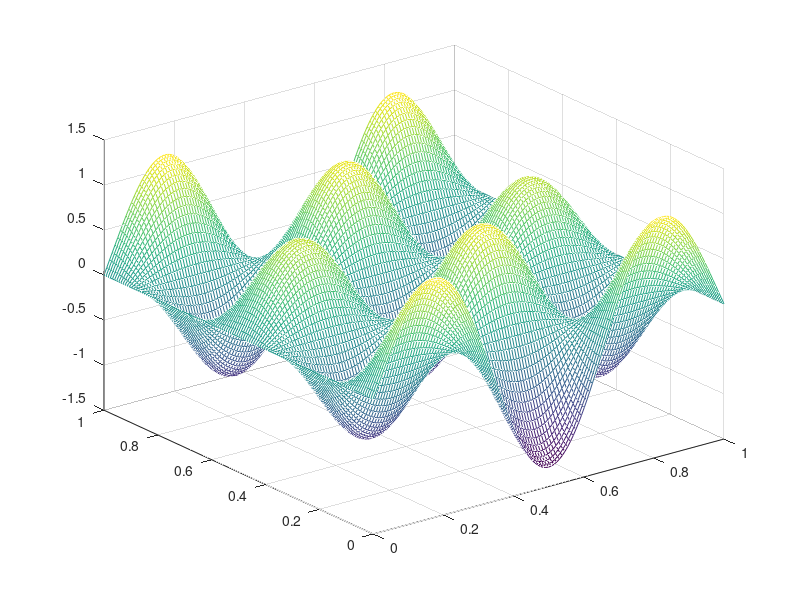
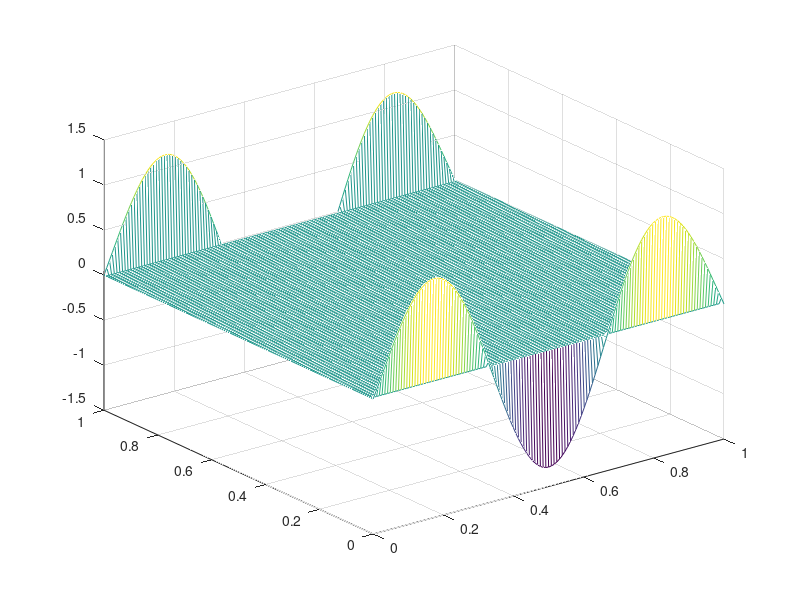
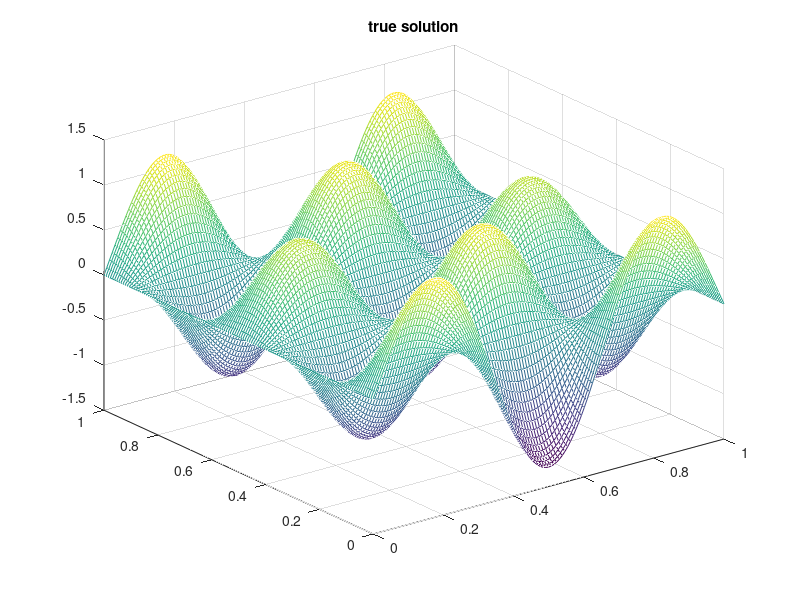

These charts were generated, in order, by the following MATLAB code: (Note: this script raises an error after producing the figures.)
%%Homework 3: Problem 1, solving -w`_xx - w_yy = rhs with two sets of boundary
%%conditions

n = 2^7; 
h = 1/n; 
v_cycle = 15; %how many vcycles?

%Pre and post smoothing
nu1 = 1; 
nu2 = 1; 

%Intial error vectors
error_max = zeros(v_cycle,1); 
error_2 = zeros(v_cycle,1); 
resid_max = zeros(v_cycle,1); 
resid_2 = zeros(v_cycle,1);

%Nodes, including boundary
[x,y] = ndgrid(0:h:1, 0:h:1); 
x
y
%Rhs based on exact solution, with negative right hand side

rhs= @(x,y) (25*pi^2.*exp((y - 1/2).^2 - (x - 1/2).^2).*cos(4*pi*y).*sin(3*pi*x)...
    - exp((y - 1/2).^2 - (x - 1/2).^2).*cos(4*pi*y).*sin(3*pi*x).*(2*y - 1).^2 - ...
    exp((y - 1/2).^2 - (x - 1/2).^2).*cos(4*pi*y).*sin(3*pi*x).*(2*x - 1).^2 +...
    6*pi*exp((y - 1/2).^2 - (x - 1/2).^2).*cos(3*pi*x).*cos(4*pi*y).*(2*x - 1)...
    + 8*pi*exp((y - 1/2).^2 - (x - 1/2).^2).*sin(3*pi*x).*sin(4*pi*y).*(2*y - 1)); 

w_true = @(x,y) sin(3*pi*x).*cos(4*pi*y).*exp(-(x-1/2).^2 + (y-1/2).^2);
true = w_true(x,y);
righthand = rhs(x,y);

% Boundary data
boundary = w_true(x,y); 
inside = zeros(size(boundary(2:end-1,2:end-1))); 
boundary(2:end-1,2:end-1) = inside;  
figure(99)
mesh(x,y,boundary)
figure(100)
mesh(x,y,true)
title('true solution')

w_0 = @(x,y)sin(3*pi*x).*cos(4*pi*y).*exp(-(x-1/2).^2 + (y-1/2).^2); 
figure(2)
mesh(x,y,w_0(x,y));
title('initial guess')


%Set up initial error vectors
diff = w_0(x,y)-w_true(x,y); 
error_max(1)=max(sum(abs(diff')));
norm2 = norm(diff,2).^2;
error_2(1) = (h^2*norm2)^0.5; 
w_interior = w_true(x,y); 
w_interior = w_interior(2:end-1,2:end-1); 

rhs = righthand(2:end-1, 2:end-1);
v = w_interior; 
true = true(2:end-1,2:end-1); 
x_plot = x(2:end-1,2:end-1);
y_plot = y(2:end-1,2:end-1);
true
boundary(2:end-1,2:end-1) = true
%u = RBGS(v, rhs, nu1, h,boundary); 
%igure(99)
%boundary(2:end-1,2:end-1) = u; 
%boundary
mesh(x,y,boundary)
for counter = 1:v_cycle
    diff = v-true; 
     error_max(counter)=max(sum(abs(diff')));
    norm2 = norm(diff,2).^2;
    error_2(counter) = (h^2*norm2)^0.5; 
    [v,residual] = vcycle2d(h,rhs,v, nu1, nu2,boundary);
    %figure(counter+50)
    % mesh(x_plot,y_plot, v)
end
figure(3)
mesh(x_plot,y_plot,residual)
title('residual'); 
figure(4)
mesh(x_plot,y_plot,true-v)
title('error'); 
figure(6)
boundary(2:end-1,2:end-1) = v; 
mesh(x,y,boundary)
title('output from multigrid'); 
xlabel('x'); 
ylabel('y'); 